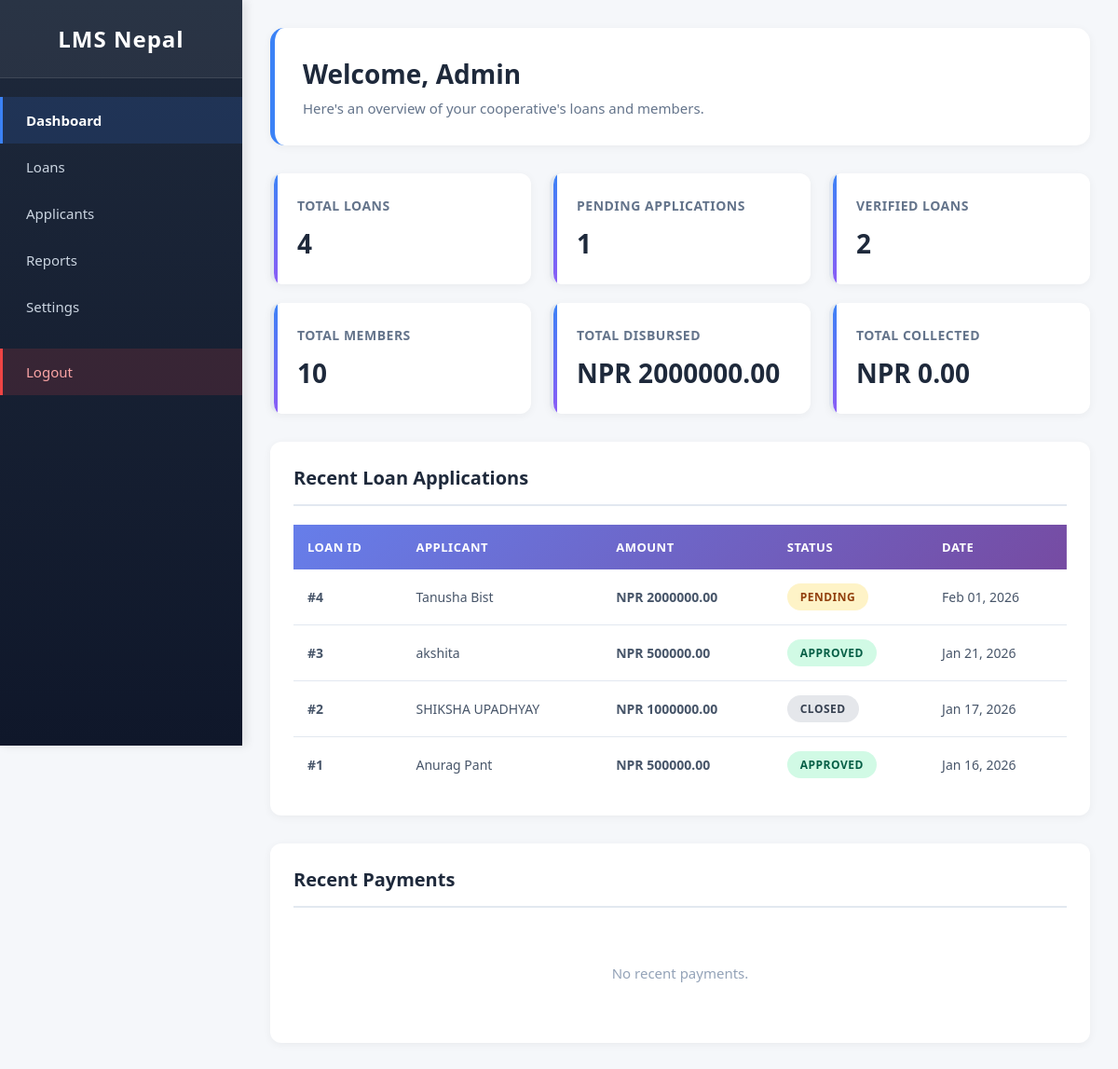
/admin-dashboard/ (signed in), run on the app's committed database.
### core/models.py (models this page shows, shortened)
class Loan(models.Model):
    member = models.ForeignKey(Member, on_delete=models.CASCADE)
    loan_type = models.CharField(max_length=50, blank=True)
    amount = models.DecimalField(max_digits=10, decimal_places=2)
    duration_months = models.IntegerField(default=12)
    interest_rate = models.DecimalField(max_digits=5, decimal_places=2)
    purpose = models.TextField(blank=True)
    issued_date = models.DateField(auto_now_add=True)
    due_date = models.DateField()
    monthly_income = models.DecimalField(max_digits=10, decimal_places=2, null=True, blank=True)
    employment_type = models.CharField(max_length=50, blank=True)
    existing_loans = models.CharField(max_length=10, blank=True)
    repayment_method = models.CharField(max_length=50, blank=True)
    remarks = models.TextField(blank=True)
    personal_reason = models.CharField(max_length=100, blank=True, null=True)
    existing_emi = models.DecimalField(max_digits=10, decimal_places=2, null=True, blank=True)
    property_type = models.CharField(max_length=50, blank=True, null=True)
    property_value = models.DecimalField(max_digits=12, decimal_places=2, null=True, blank=True)
    property_location = models.CharField(max_length=200, blank=True, null=True)
    construction_status = models.CharField(max_length=50, blank=True, null=True)
    property_documents = models.FileField(upload_to='loan_documents/', blank=True, null=True)
    co_applicant_name = models.CharField(max_length=100, blank=True, null=True)
    co_applicant_relation = models.CharField(max_length=50, blank=True, null=True)
    student_name = models.CharField(max_length=100, blank=True, null=True)
    course_name = models.CharField(max_length=200, blank=True, null=True)
    institution_name = models.CharField(max_length=200, blank=True, null=True)
    institution_location = models.CharField(max_length=100, blank=True, null=True)
    course_duration = models.IntegerField(null=True, blank=True)
    admission_letter = models.FileField(upload_to='loan_documents/', blank=True, null=True)
    guardian_name = models.CharField(max_length=100, blank=True, null=True)
    guardian_income = models.DecimalField(max_digits=10, decimal_places=2, null=True, blank=True)
    business_name = models.CharField(max_length=200, blank=True, null=True)
    business_type = models.CharField(max_length=100, blank=True, null=True)
    business_registration = models.CharField(max_length=100, blank=True, null=True)
    business_age = models.IntegerField(null=True, blank=True)
    annual_turnover = models.DecimalField(max_digits=12, decimal_places=2, null=True, blank=True)
    business_plan = models.FileField(upload_to='loan_documents/', blank=True, null=True)
    business_address = models.TextField(blank=True, null=True)
    farm_size = models.DecimalField(max_digits=8, decimal_places=2, null=True, blank=True)
    farming_type = models.CharField(max_length=100, blank=True, null=True)
    land_ownership = models.CharField(max_length=50, blank=True, null=True)
    crop_type = models.CharField(max_length=200, blank=True, null=True)
    land_documents = models.FileField(upload_to='loan_documents/', blank=True, null=True)
    irrigation_facility = models.CharField(max_length=20, blank=True, null=True)
    farming_experience = models.IntegerField(null=True, blank=True)
    status = models.CharField(
        max_length=20,
        choices=[
            ('pending', 'Pending'),
            ('approved', 'Approved'),
            ('closed', 'Closed'),
        ],
        default='pending'
    )

class Member(models.Model):
    user = models.OneToOneField(User, on_delete=models.CASCADE)
    phone = models.CharField(max_length=15)
    address = models.TextField()
    dob = models.DateField(null=True, blank=True)
    occupation = models.CharField(max_length=100, blank=True)
    monthly_income = models.DecimalField(max_digits=10, decimal_places=2, null=True, blank=True)
    joined_date = models.DateField(auto_now_add=True)

### core/views.py (the view)
# urls.py: path('admin-dashboard/', views.admin_dashboard, name='admin_dashboard'),
@login_required
def admin_dashboard(request):
    if not request.user.is_staff:
        return redirect('login')
    total_members = Member.objects.count()
    total_loans = Loan.objects.count()
    pending_loans = Loan.objects.filter(status='pending').count()
    approved_loans = Loan.objects.filter(status='approved').count()
    total_disbursed = Loan.objects.filter(status__in=['approved', 'closed']).aggregate(
        total=Sum('amount')
    )['total'] or 0
    total_collected = Payment.objects.aggregate(total=Sum('amount_paid'))['total'] or 0
    recent_loans = Loan.objects.all().order_by('-issued_date')[:5]
    recent_payments = Payment.objects.all().order_by('-payment_date')[:5]
    context = {
        'total_members': total_members,
        'total_loans': total_loans,
        'pending_loans': pending_loans,
        'approved_loans': approved_loans,
        'total_disbursed': total_disbursed,
        'total_collected': total_collected,
        'recent_loans': recent_loans,
        'recent_payments': recent_payments,
    }
    return render(request, 'core/admin_dashboard.html', context)

### core/templates/core/admin_dashboard.html (shortened to what this page needs)
{% load static %}
<!DOCTYPE html>
<html lang="en">
<head>
</head>
<body>
  <aside class="sidebar">
    <div class="logo">LMS Nepal</div>
    <ul>
      <li><a href="{% url 'admin_dashboard' %}" class="active">Dashboard</a></li>
      <li><a href="{% url 'admin_loans' %}">Loans</a></li>
      <li><a href="{% url 'admin_applicants' %}">Applicants</a></li>
      <li><a href="{% url 'admin_reports' %}">Reports</a></li>
      <li><a href="{% url 'admin_settings' %}">Settings</a></li>
      <li><a href="{% url 'logout' %}" class="logout-btn">Logout</a></li>
    </ul>
  </aside>
  <main class="main-content">
    <header class="header">
      <h1> Welcome, Admin</h1>
      <p>Here's an overview of your cooperative's loans and members.</p>
    </header>
    <section class="stats">
      <div class="card">
        <h3>Total Loans</h3>
        <p>{{ total_loans|default:0 }}</p>
      </div>
      <div class="card">
        <h3>Pending Applications</h3>
        <p>{{ pending_loans|default:0 }}</p>
      </div>
      <div class="card">
        <h3>Verified Loans</h3>
        <p>{{ approved_loans|default:0 }}</p>
      </div>
      <div class="card">
        <h3>Total Members</h3>
        <p>{{ total_members|default:0 }}</p>
      </div>
      <div class="card">
        <h3>Total Disbursed</h3>
        <p>NPR {{ total_disbursed|floatformat:2|default:"0.00" }}</p>
      </div>
      <div class="card">
        <h3>Total Collected</h3>
        <p>NPR {{ total_collected|floatformat:2|default:"0.00" }}</p>
      </div>
    </section>
    <section class="recent-section">
      <h2> Recent Loan Applications</h2>
      {% if recent_loans %}
      <table class="recent-table">
        <thead>
          <tr>
            <th>Loan ID</th>
            <th>Applicant</th>
            <th>Amount</th>
            <th>Status</th>
            <th>Date</th>
          </tr>
        </thead>
        <tbody>
          {% for loan in recent_loans %}
          <tr>
            <td><strong>#{{ loan.id }}</strong></td>
            <td>{{ loan.member.user.get_full_name|default:loan.member.user.username }}</td>
            <td><strong>NPR {{ loan.amount|floatformat:2 }}</strong></td>
            <td>
              <span class="status-badge status-{{ loan.status }}">
                {{ loan.get_status_display }}
              </span>
            </td>
            <td>{{ loan.issued_date|date:"M d, Y" }}</td>
          </tr>
          {% endfor %}
        </tbody>
      </table>
      {% else %}
      <p> No recent loan applications.</p>
      {% endif %}
    </section>
    <section class="recent-section">
      <h2> Recent Payments</h2>
      {% if recent_payments %}
      <table class="recent-table">
        <thead>
          <tr>
            <th>Payment ID</th>
            <th>Loan ID</th>
            <th>Member</th>
            <th>Amount</th>
            <th>Date</th>
          </tr>
        </thead>
        <tbody>
          {% for payment in recent_payments %}
          <tr>
            <td><strong>#{{ payment.id }}</strong></td>
            <td>#{{ payment.loan.id }}</td>
            <td>{{ payment.loan.member.user.get_full_name|default:payment.loan.member.user.username }}</td>
            <td><strong>NPR {{ payment.amount_paid|floatformat:2 }}</strong></td>
            <td>{{ payment.payment_date|date:"M d, Y" }}</td>
          </tr>
          {% endfor %}
        </tbody>
      </table>
      {% else %}
      <p> No recent payments.</p>
      {% endif %}
    </section>
  </main>
</body>
</html>

### core/templates/core/admin_dashboard.html (style rules this page uses)
* { margin: 0; padding: 0; box-sizing: border-box; font-family: 'Segoe UI', Tahoma, Geneva, Verdana, sans-serif; }
body { display: flex; background: #f5f7fa; min-height: 100vh; }
.sidebar { width: 260px; background: linear-gradient(180deg, #1e293b 0%, #0f172a 100%); color: white; padding: 0; position: fixed; height: 100vh; overflow-y: auto; box-shadow: 4px 0 10px rgba(0, 0, 0, 0.1); }
.logo { padding: 25px 20px; font-size: 24px; font-weight: 700; text-align: center; background: rgba(255, 255, 255, 0.05); border-bottom: 1px solid rgba(255, 255, 255, 0.1); letter-spacing: 1px; }
.sidebar ul { list-style: none; padding: 20px 0; }
.sidebar ul li { margin: 0; }
.sidebar ul li a { display: flex; align-items: center; padding: 15px 25px; color: #cbd5e1; text-decoration: none; transition: all 0.3s ease; border-left: 3px solid transparent; font-size: 15px; }
.sidebar ul li a.active { background: rgba(59, 130, 246, 0.15); color: white; border-left-color: #3b82f6; font-weight: 600; }
.logout-btn { margin-top: 20px; background: rgba(239, 68, 68, 0.15) !important; color: #fca5a5 !important; border-left-color: #ef4444 !important; }
.main-content { margin-left: 260px; flex: 1; padding: 30px; min-height: 100vh; }
.header { background: white; padding: 30px; border-radius: 15px; margin-bottom: 30px; box-shadow: 0 2px 10px rgba(0, 0, 0, 0.05); border-left: 5px solid #3b82f6; }
.header h1 { color: #1e293b; font-size: 28px; margin-bottom: 8px; }
.header p { color: #64748b; font-size: 15px; }
.stats { display: grid; grid-template-columns: repeat(auto-fit, minmax(240px, 1fr)); gap: 20px; margin-bottom: 30px; }
.card { background: white; padding: 25px; border-radius: 12px; box-shadow: 0 2px 10px rgba(0, 0, 0, 0.05); transition: all 0.3s ease; border-left: 4px solid #e2e8f0; position: relative; overflow: hidden; }
.card::before { content: ''; position: absolute; top: 0; left: 0; width: 4px; height: 100%; background: linear-gradient(180deg, #3b82f6, #8b5cf6); }
.card h3 { color: #64748b; font-size: 14px; font-weight: 600; margin-bottom: 12px; text-transform: uppercase; letter-spacing: 0.5px; position: relative; z-index: 1; }
.card p { color: #1e293b; font-size: 28px; font-weight: 700; position: relative; z-index: 1; }
.recent-section { background: white; padding: 25px; border-radius: 12px; box-shadow: 0 2px 10px rgba(0, 0, 0, 0.05); margin-bottom: 30px; }
.recent-section h2 { color: #1e293b; font-size: 20px; margin-bottom: 20px; padding-bottom: 15px; border-bottom: 2px solid #e2e8f0; }
.recent-table { width: 100%; border-collapse: collapse; overflow: hidden; }
.recent-table thead { background: linear-gradient(135deg, #667eea 0%, #764ba2 100%); color: white; }
.recent-table thead th { padding: 15px; text-align: left; font-weight: 600; font-size: 13px; text-transform: uppercase; letter-spacing: 0.5px; }
.recent-table tbody tr { border-bottom: 1px solid #e2e8f0; transition: all 0.2s ease; }
.recent-table tbody td { padding: 15px; color: #475569; font-size: 14px; }
.recent-table tbody tr:last-child { border-bottom: none; }
.status-badge { display: inline-block; padding: 6px 14px; border-radius: 20px; font-size: 12px; font-weight: 600; text-transform: uppercase; letter-spacing: 0.5px; }
.status-pending { background: #fef3c7; color: #92400e; }
.status-approved { background: #d1fae5; color: #065f46; }
.status-closed { background: #e5e7eb; color: #374151; }
.recent-section > p { text-align: center; color: #94a3b8; padding: 40px 0; font-size: 15px; }

### data on the page
Loan: id "4", member.user.get_full_name "Tanusha Bist", amount "2000000.00", status "PENDING", issued_date "Feb 01, 2026"
Loan: id "3", member.user.get_full_name "akshita", amount "500000.00", status "APPROVED", issued_date "Jan 21, 2026"
Loan: id "2", member.user.get_full_name "SHIKSHA UPADHYAY", amount "1000000.00", status "CLOSED", issued_date "Jan 17, 2026"
Loan: id "1", member.user.get_full_name "Anurag Pant", amount "500000.00", status "APPROVED", issued_date "Jan 16, 2026"

### other printed values
{{ total_loans|default:0 }} "4"
{{ pending_loans|default:0 }} "1"
{{ approved_loans|default:0 }} "2"
{{ total_members|default:0 }} "10"
{{ total_disbursed|floatformat:2|default:"0.00" }} "2000000.00"
{{ total_collected|floatformat:2|default:"0.00" }} "0.00"
